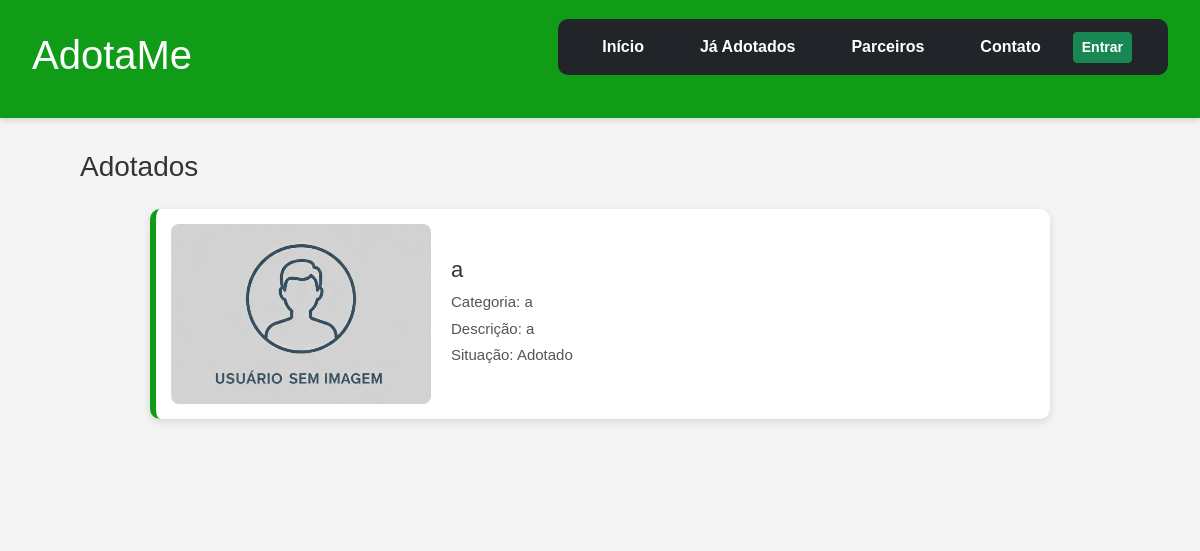
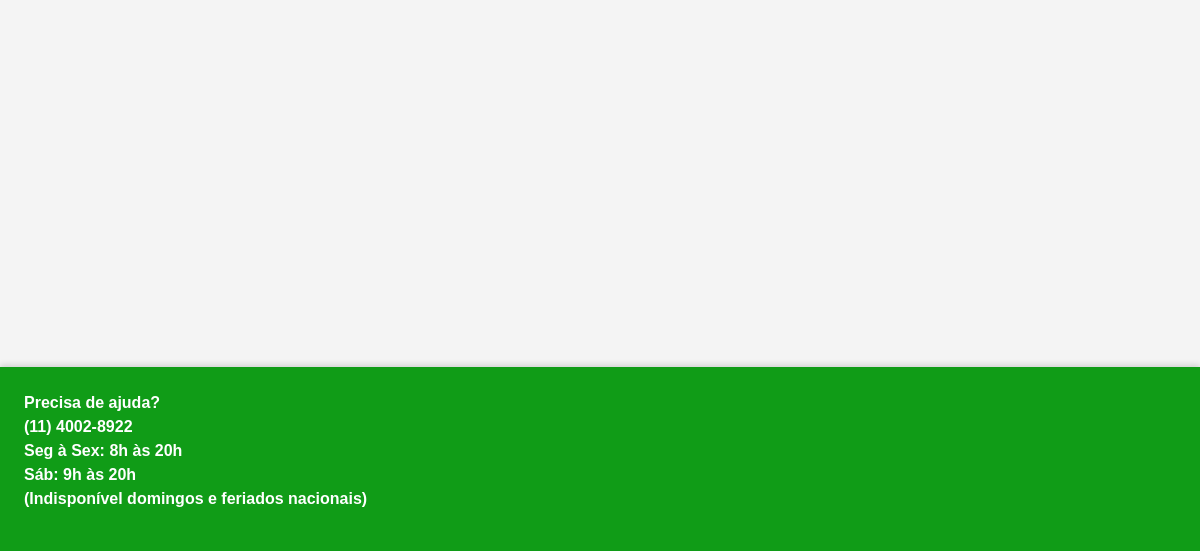
Before: /adotados/ with the older database file (2 pictures, top to bottom).
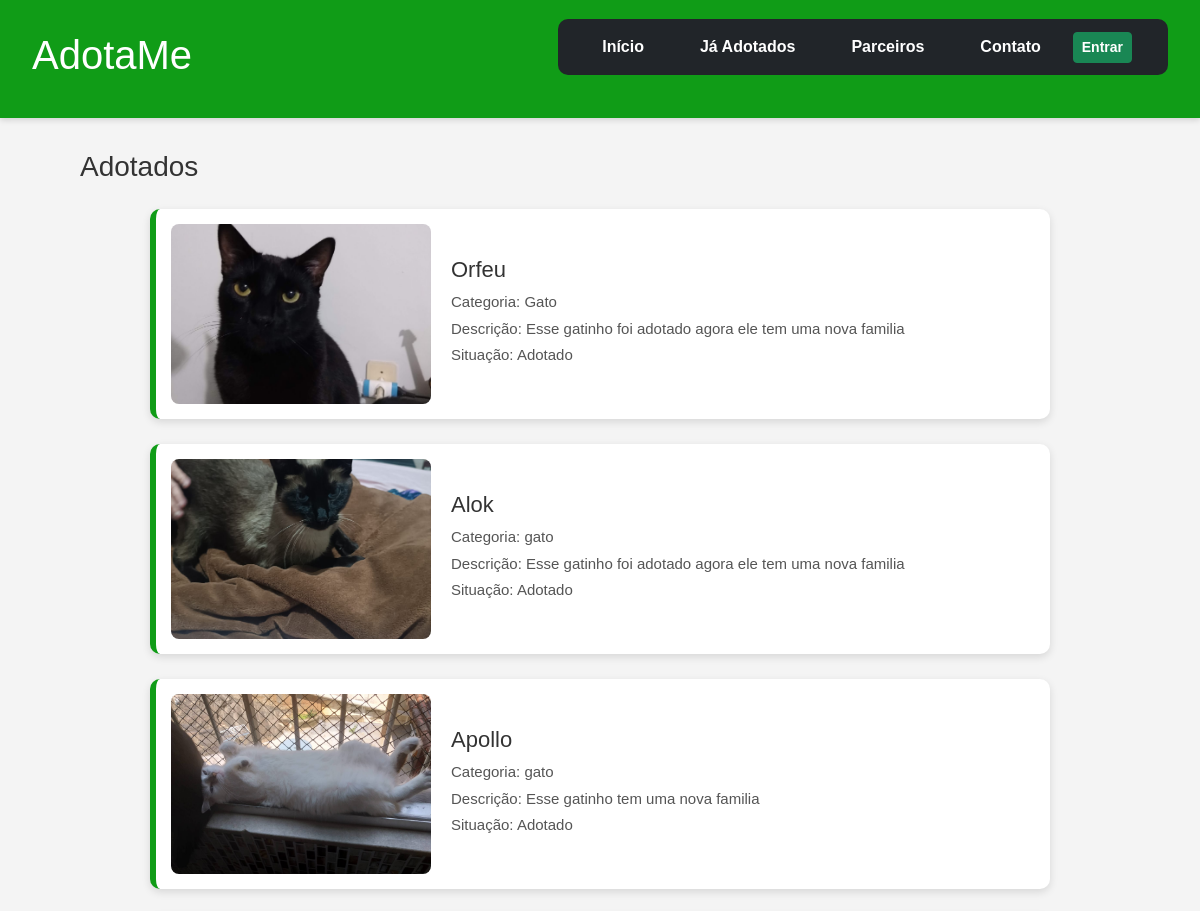
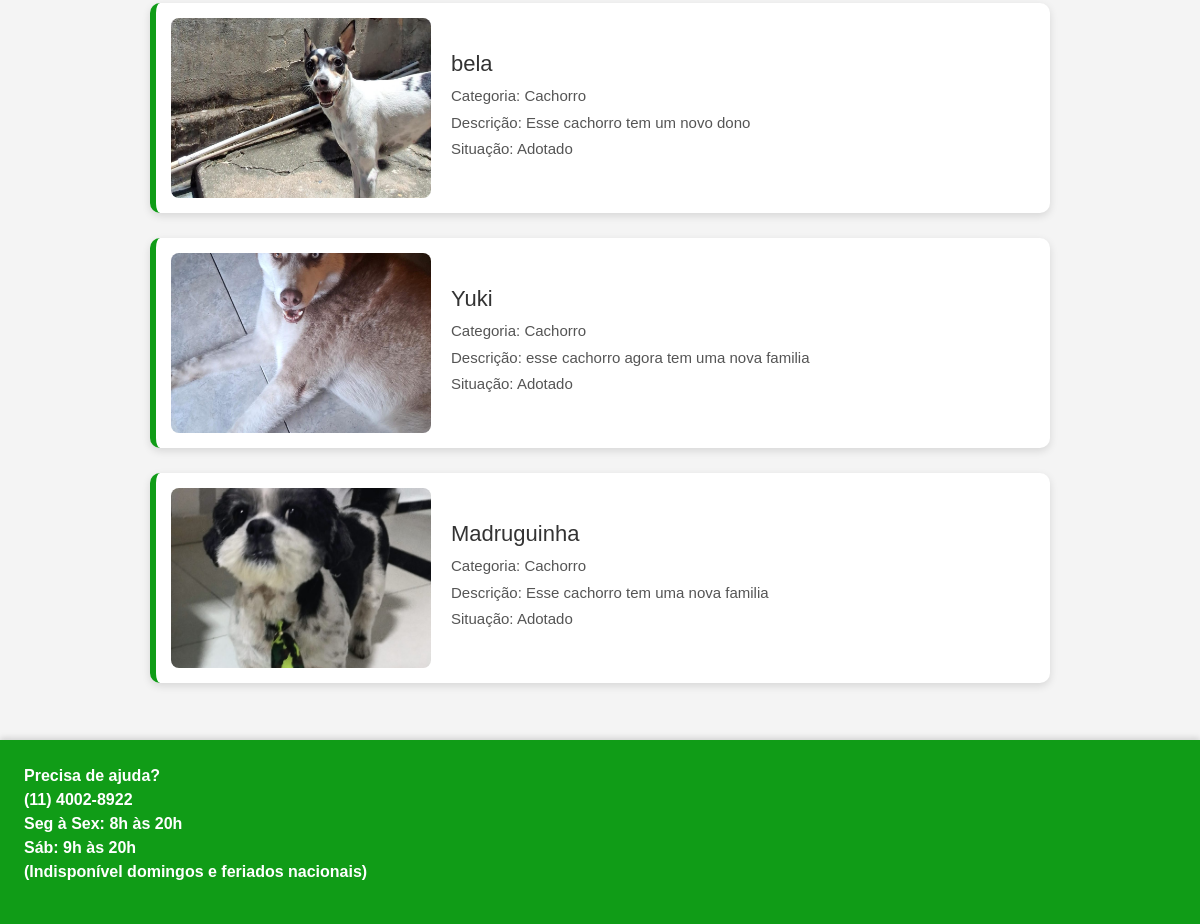
After: the same page with the newer database file (2 pictures, top to bottom).
### rh/models.py (models this page shows, shortened)
class Adotados(models.Model):
    foto = models.ImageField(null=True,blank=True)
    nome = models.CharField(max_length=100,null=True,blank=True)
    categoria = models.CharField(max_length=100,null=True,blank=True)
    descricao = models.TextField(max_length=100,null=True,blank=True)
    status = models.BooleanField(default=True)
    class Meta:
        verbose_name = "Adotado"
        verbose_name_plural = "Adotados" # Define o nome plural correto

### rh/views.py (the view)
# urls.py: path('adotados/',views.adotados, name='adotados'),
def adotados(request):
    lista_adotados = Adotados.objects.filter(status=True)
    context = {
        'adotados': lista_adotados
    }
    return render(request, 'adotados.html', context)

### rh/templates/adotados.html (shortened to what this page needs)
{% extends "base.html" %}
{% block content %}
    <h3>Adotados</h3>
    {% for adotado in adotados %}
    <section class="card-adotado">
        {% if adotado.foto.url != null %}
        <img src="{{ adotado.foto.url }}" alt="Foto de {{adotado.nome}}">
        {% else %}
        <img src="/static/images/usuario-sem-imagem.png" alt="Foto padrão de usuário">
        {% endif %}
        <div class="info-adotado">
            <h4>{{adotado.nome}}</h4>
            <p>Categoria: {{adotado.categoria}}</p>
            <p>Descrição: {{adotado.descricao}} </p>
            {% if adotado.status == True %}
                <p>Situação: Adotado</p>
            {% endif %}
        </div>
    </section>
    {% endfor %}
{% endblock %}

Changed rows visible on the page:
removed Adotados: nome "a", categoria "a", descricao "a", status "Situação: Adotado"
added Adotados: foto (picture), nome "Orfeu", categoria "Gato", descricao "Esse gatinho foi adotado agora ele tem uma nova familia", status "Situação: Adotado"
added Adotados: foto (picture), nome "Alok", categoria "gato", descricao "Esse gatinho foi adotado agora ele tem uma nova familia", status "Situação: Adotado"
added Adotados: foto (picture), nome "Apollo", categoria "gato", descricao "Esse gatinho tem uma nova familia", status "Situação: Adotado"
added Adotados: foto (picture), nome "bela", categoria "Cachorro", descricao "Esse cachorro tem um novo dono", status "Situação: Adotado"
added Adotados: foto (picture), nome "Yuki", categoria "Cachorro", descricao "esse cachorro agora tem uma nova familia", status "Situação: Adotado"
added Adotados: foto (picture), nome "Madruguinha", categoria "Cachorro", descricao "Esse cachorro tem uma nova familia", status "Situação: Adotado"
